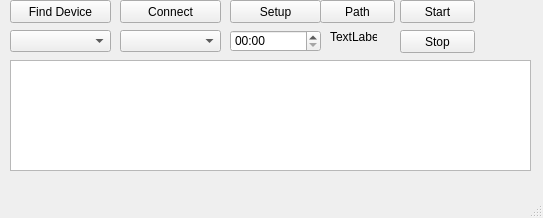
<?xml version="1.0" encoding="UTF-8"?>
<ui version="4.0">
 <class>MainWindow</class>
 <widget class="QMainWindow" name="MainWindow">
  <property name="geometry">
   <rect>
    <x>0</x>
    <y>0</y>
    <width>543</width>
    <height>218</height>
   </rect>
  </property>
  <property name="windowTitle">
   <string>MainWindow</string>
  </property>
  <widget class="QWidget" name="centralwidget">
   <widget class="QComboBox" name="instrBox">
    <property name="geometry">
     <rect>
      <x>10</x>
      <y>30</y>
      <width>101</width>
      <height>22</height>
     </rect>
    </property>
   </widget>
   <widget class="QPushButton" name="pushButtonFindDevice">
    <property name="geometry">
     <rect>
      <x>10</x>
      <y>0</y>
      <width>101</width>
      <height>23</height>
     </rect>
    </property>
    <property name="text">
     <string>Find Device</string>
    </property>
   </widget>
   <widget class="QPushButton" name="pushButtonConnect">
    <property name="geometry">
     <rect>
      <x>120</x>
      <y>0</y>
      <width>101</width>
      <height>23</height>
     </rect>
    </property>
    <property name="text">
     <string>Connect</string>
    </property>
   </widget>
   <widget class="QTextBrowser" name="textBrowser">
    <property name="geometry">
     <rect>
      <x>10</x>
      <y>60</y>
      <width>521</width>
      <height>111</height>
     </rect>
    </property>
    <property name="html">
     <string>&lt;!DOCTYPE HTML PUBLIC &quot;-//W3C//DTD HTML 4.0//EN&quot; &quot;http://www.w3.org/TR/REC-html40/strict.dtd&quot;&gt;
&lt;html&gt;&lt;head&gt;&lt;meta name=&quot;qrichtext&quot; content=&quot;1&quot; /&gt;&lt;style type=&quot;text/css&quot;&gt;
p, li { white-space: pre-wrap; }
&lt;/style&gt;&lt;/head&gt;&lt;body style=&quot; font-family:'MS Shell Dlg 2'; font-size:8.25pt; font-weight:400; font-style:normal;&quot;&gt;
&lt;p style=&quot;-qt-paragraph-type:empty; margin-top:0px; margin-bottom:0px; margin-left:0px; margin-right:0px; -qt-block-indent:0; text-indent:0px;&quot;&gt;&lt;br /&gt;&lt;/p&gt;&lt;/body&gt;&lt;/html&gt;</string>
    </property>
   </widget>
   <widget class="QPushButton" name="pushButtonStart">
    <property name="geometry">
     <rect>
      <x>400</x>
      <y>0</y>
      <width>75</width>
      <height>23</height>
     </rect>
    </property>
    <property name="text">
     <string>Start</string>
    </property>
   </widget>
   <widget class="QPushButton" name="pushButtonSetup">
    <property name="geometry">
     <rect>
      <x>230</x>
      <y>0</y>
      <width>91</width>
      <height>23</height>
     </rect>
    </property>
    <property name="text">
     <string>Setup</string>
    </property>
   </widget>
   <widget class="QComboBox" name="deviceBox">
    <property name="geometry">
     <rect>
      <x>120</x>
      <y>30</y>
      <width>101</width>
      <height>22</height>
     </rect>
    </property>
   </widget>
   <widget class="QTimeEdit" name="timeEdit">
    <property name="geometry">
     <rect>
      <x>230</x>
      <y>30</y>
      <width>91</width>
      <height>22</height>
     </rect>
    </property>
    <property name="displayFormat">
     <string>mm:ss</string>
    </property>
   </widget>
   <widget class="QPushButton" name="pushButtonPath">
    <property name="geometry">
     <rect>
      <x>320</x>
      <y>0</y>
      <width>75</width>
      <height>23</height>
     </rect>
    </property>
    <property name="text">
     <string>Path</string>
    </property>
   </widget>
   <widget class="QLabel" name="pathLabel">
    <property name="geometry">
     <rect>
      <x>330</x>
      <y>30</y>
      <width>47</width>
      <height>13</height>
     </rect>
    </property>
    <property name="text">
     <string>TextLabel</string>
    </property>
   </widget>
   <widget class="QPushButton" name="pushButtonStop">
    <property name="geometry">
     <rect>
      <x>400</x>
      <y>30</y>
      <width>75</width>
      <height>23</height>
     </rect>
    </property>
    <property name="text">
     <string>Stop</string>
    </property>
   </widget>
  </widget>
  <widget class="QMenuBar" name="menubar">
   <property name="geometry">
    <rect>
     <x>0</x>
     <y>0</y>
     <width>543</width>
     <height>21</height>
    </rect>
   </property>
  </widget>
  <widget class="QStatusBar" name="statusbar"/>
 </widget>
 <resources/>
 <connections/>
</ui>
